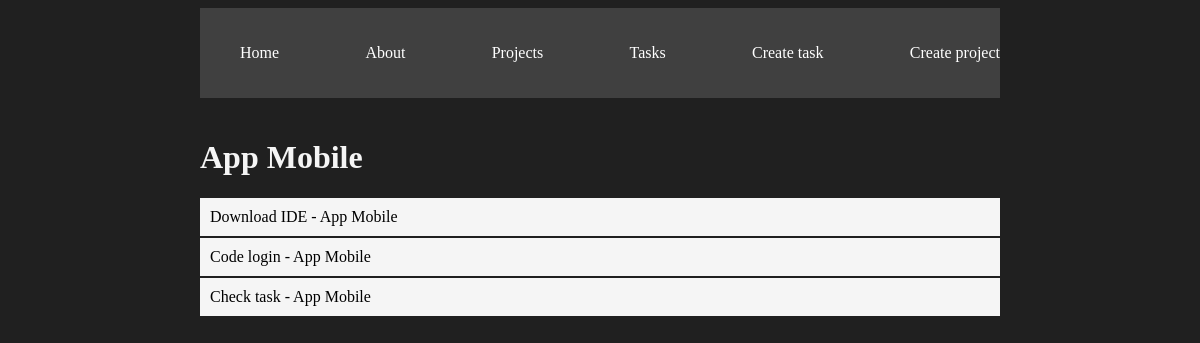
/projects/1, run on the app's committed database.
### myapp/models.py (models this page shows)
class Project(models.Model):
    name = models.CharField(max_length=250)
    def __str__(self):
        return self.name

class Task(models.Model):
    title = models.CharField(max_length=200)
    description = models.TextField()
    project = models.ForeignKey(Project, on_delete=models.CASCADE)
    done = models.BooleanField(default=False)
    def __str__(self):
        return self.title + " - " + self.project.name

### myapp/views.py (the view)
# urls.py: path('projects/<int:id>', views.project_details, name="project_details"),
def project_details(request, id):
    project = get_object_or_404(Project, id=id)
    tasks = Task.objects.filter(project_id = id)
    return render(request, "project_details.html",{
        'project': project,
        'tasks':tasks
    })

### myapp/templates/project_details.html
{% extends "layouts/base.html" %}
{% block content %}
<h1>{{ project }}</h1>
{% for task in tasks %}
    <div class="card">
        <h|>{{task}}</h1>
    </div>
{% endfor %}
{% endblock %}

### myapp/static/styles/main.css (style rules this page uses)
body { background: #202020; color: whitesmoke }
.card { background: whitesmoke; color: black; padding: 10px; margin-bottom: 2px; }

### data on the page
Project: name "App Mobile"
Task: title+project "Download IDE - App Mobile"
Task: title+project "Code login - App Mobile"
Task: title+project "Check task - App Mobile"
